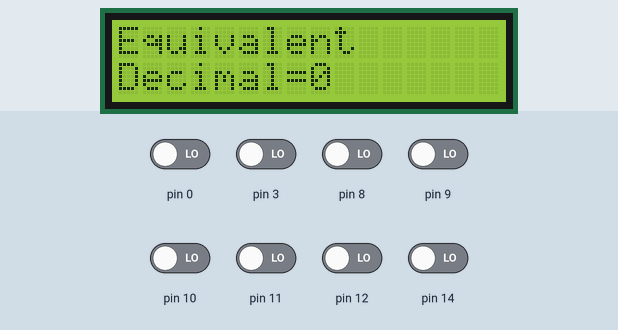
Recording of a sketch running on a simulated Arduino Uno, built with avr-gcc and run on an emulated ATmega328P. Parts: 16×2 character LCD. The inputs (shaded band) are chosen by the test bench; at power-on: pin 0, pin 3, pin 8–12, pin 14 LOW.

Above: at 1.2 s.
1.3 s: pin 0 driven HIGH
At 2.7 s:
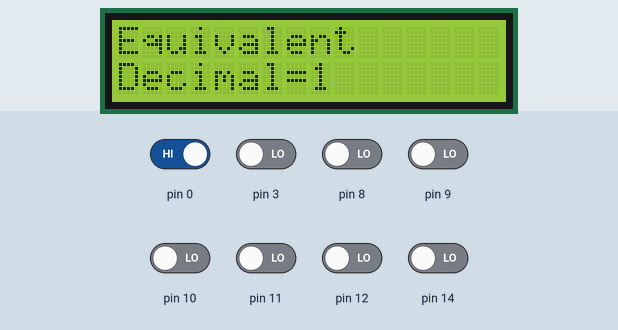
3.0 s: pin 3 driven HIGH
At 4.3 s:
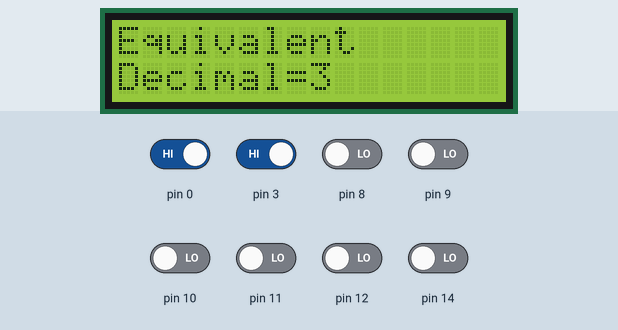
4.6 s: pin 8 driven HIGH
At 5.0 s:
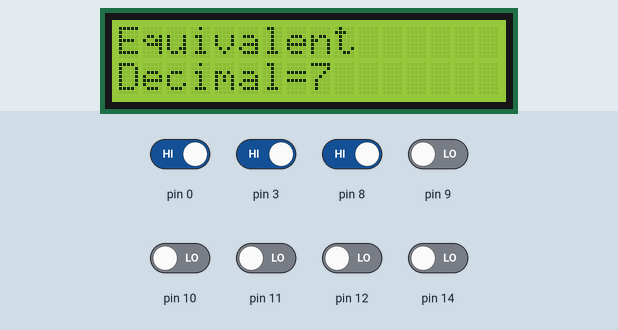
6.1 s: pin 9 driven HIGH
At 6.7 s:
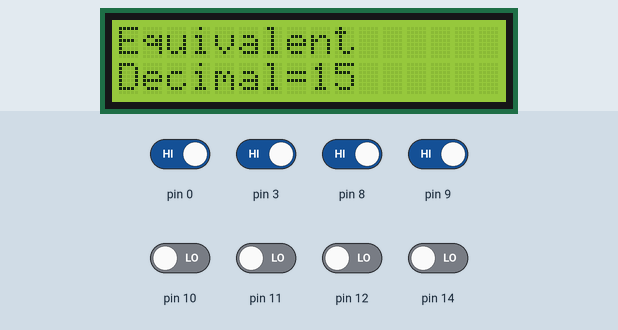
7.6 s: pin 10 driven HIGH
At 8.5 s:
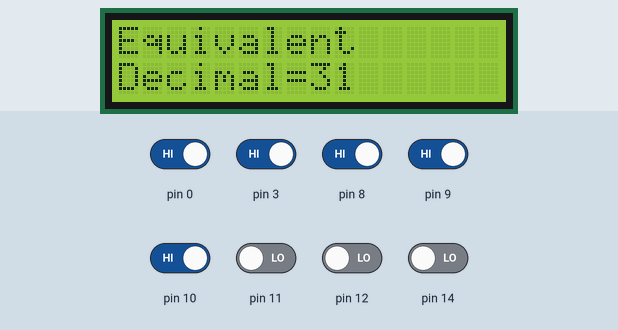
9.1 s: pin 11 driven HIGH
At 10.2 s:
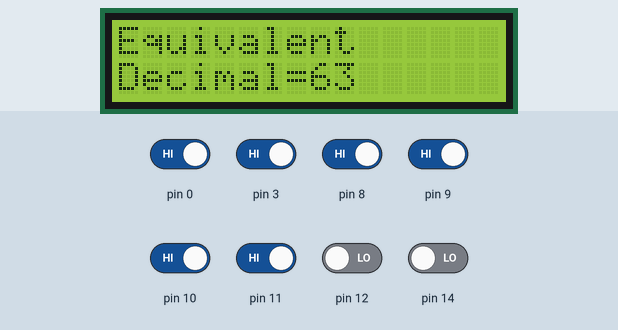
Timing chart, 0 to 11.6 s (numbered marks = the images above; inputs shaded):
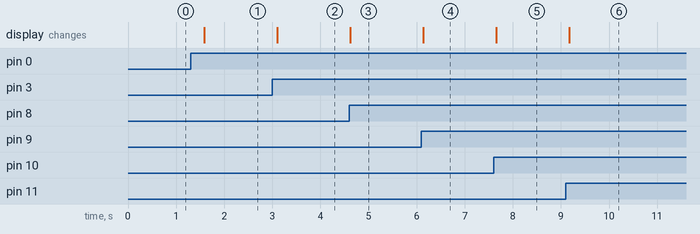

Measured:
- after the input at 1.3 s, the display: changes after 0.29 s (image 1)
- after the input at 3.0 s, the display: changes after 0.11 s (image 2)
- after the input at 4.6 s, the display: changes at once (image 3)
- after the input at 6.1 s, the display: changes at once (image 4)
- after the input at 7.6 s, the display: changes after 0.05 s (image 5)
- after the input at 9.1 s, the display: changes after 0.07 s (image 6)

The sketch:

Binary_to_decimal_4.ino
```cpp
#include <LiquidCrystal.h>

LiquidCrystal lcd(1,2,4,5,6,7);
int a,b,c,d,e,f,g,h,sum;

void setup() {

lcd.begin(16,2);
  pinMode(0, INPUT);
  pinMode(3, INPUT);
  pinMode(8, INPUT);
  pinMode(9, INPUT);
  pinMode(10, INPUT);
  pinMode(11, INPUT);
  pinMode(12, INPUT);
  pinMode(14, INPUT);

}
void loop(){
 lcd.clear();
 a=0;
 b=0;
 c=0;
 d=0;
 e=0;
 f=0;
 g=0;
 h=0;
  int a=digitalRead(0);
  int b=digitalRead(3);
  int c=digitalRead(8);
  int d=digitalRead(9);
  int e=digitalRead(10);
  int f=digitalRead(11);
  int g=digitalRead(12);
  int h=digitalRead(14);
 sum=0;

 if(a==HIGH){
  sum=1;}
 if(b==HIGH){
  sum+=2;}
  if(c==HIGH){
  sum+=4;}
 if(d==HIGH){
  sum+=8;}
 if(e==HIGH){
  sum+=16;}
  if(f==HIGH){
  sum+=32;}
  if(g==HIGH){
  sum+=64;}
  if(h==HIGH){
  sum+=128;}
  if(a!=HIGH && b!=HIGH && c!=HIGH && d!=HIGH && e!=HIGH && f!=HIGH && g!=HIGH && h!=HIGH)
  {lcd.clear();
    sum=0;
    }
 lcd.setCursor(0,0);
 lcd.print("Equivalent");
 lcd.setCursor(0,1);
 lcd.print("Decimal=");
 lcd.setCursor(8,1);
 lcd.print(sum,DEC);
 delay(500);

}
```
